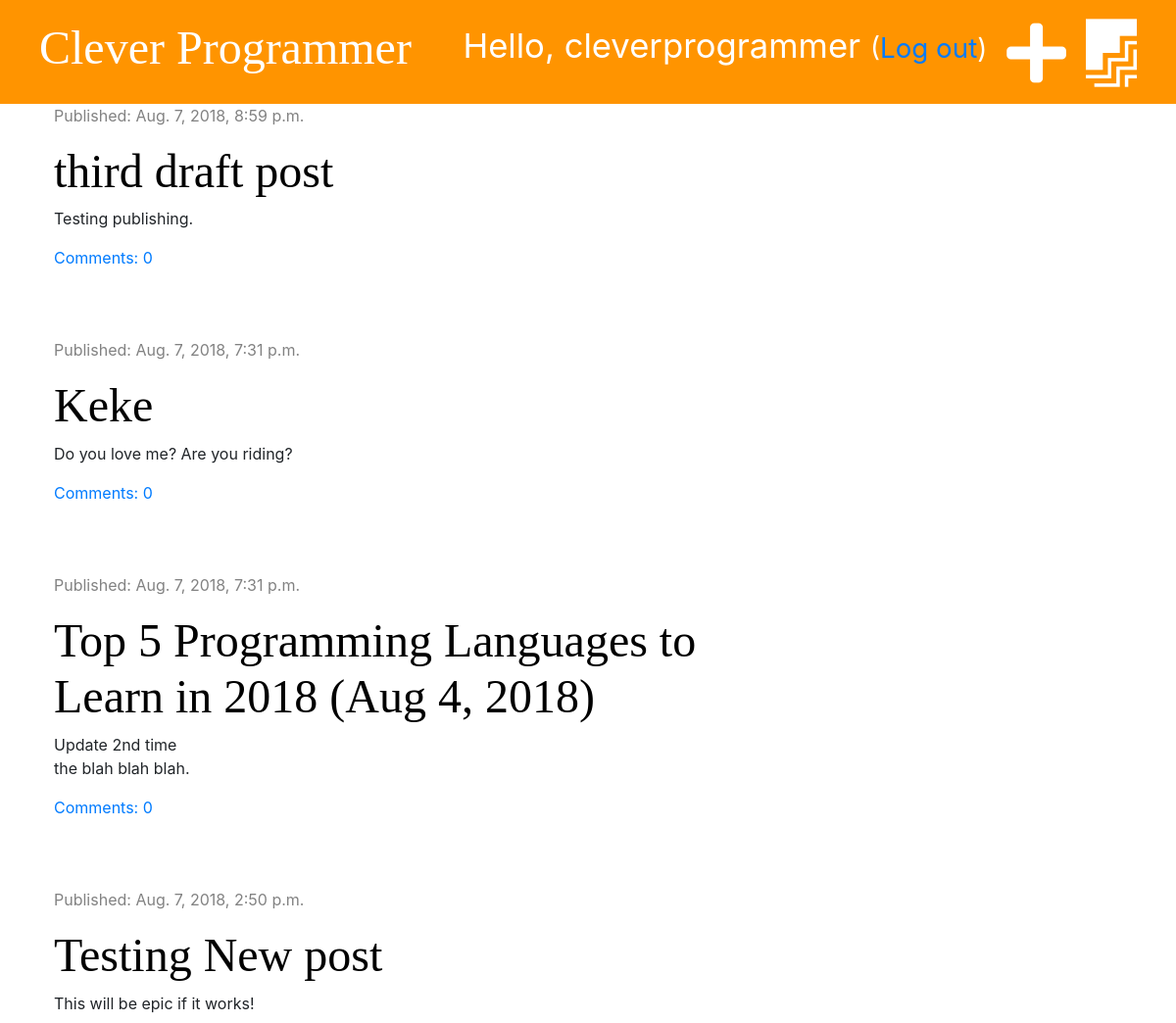
The app's page / (signed in, upper part), older data.
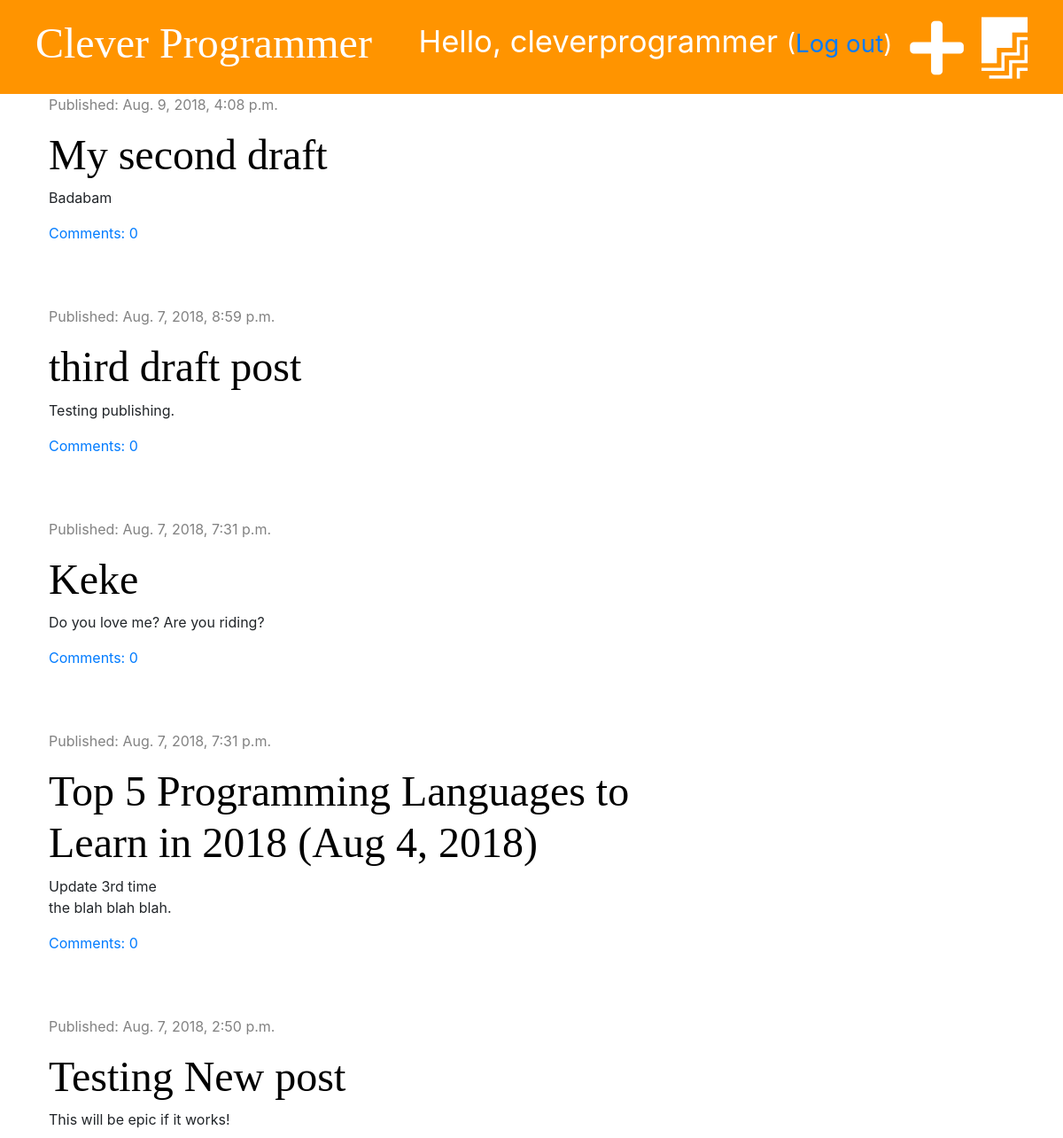
The same page, newer data.
### blog/models.py (models this page shows, shortened)
class Post(models.Model):
    author = models.ForeignKey('auth.User', on_delete=models.CASCADE)
    title = models.CharField(max_length=200)
    text = models.TextField()
    created_date = models.DateTimeField(default=timezone.now)
    published_date = models.DateTimeField(blank=True, null=True)
    def approved_comments(self):
        return self.comments.filter(approved=True)

### blog/views.py (the view)
# urls.py: path('', views.post_list, name='post_list'),
def post_list(request):
    posts = Post.objects.filter(published_date__lte=timezone.now()).order_by('-published_date')
    stuff_for_frontend = {'posts': posts}
    return render(request, 'blog/post_list.html', stuff_for_frontend)

### blog/templates/blog/post_list.html (shortened to what this page needs)
{% extends 'blog/base.html' %}
{% block content %}
    {% for post in posts %}
        <div class="post">
            <div class="date">
                <p>Published: {{ post.published_date }}</p>
            </div>
            <h1><a href="{% url 'post_detail' pk=post.pk %}">{{ post.title }}</a></h1>
            <p>{{ post.text|truncatechars:50|linebreaksbr }}</p>
            <a href="{% url 'post_detail' pk=post.pk %}">Comments: {{ post.approved_comments.count }}</a>
        </div>
    {% endfor %}
{% endblock %}

Row changes from the older to the newer data that the page shows:
now on this page (row edited): Post: published_date "Aug. 9, 2018, 4:08 p.m.", title "My second draft", text "Badabam", approved_comments.count "0"
changed Post: text "Update 2nd time the blah blah blah." → "Update 3rd time the blah blah blah."
